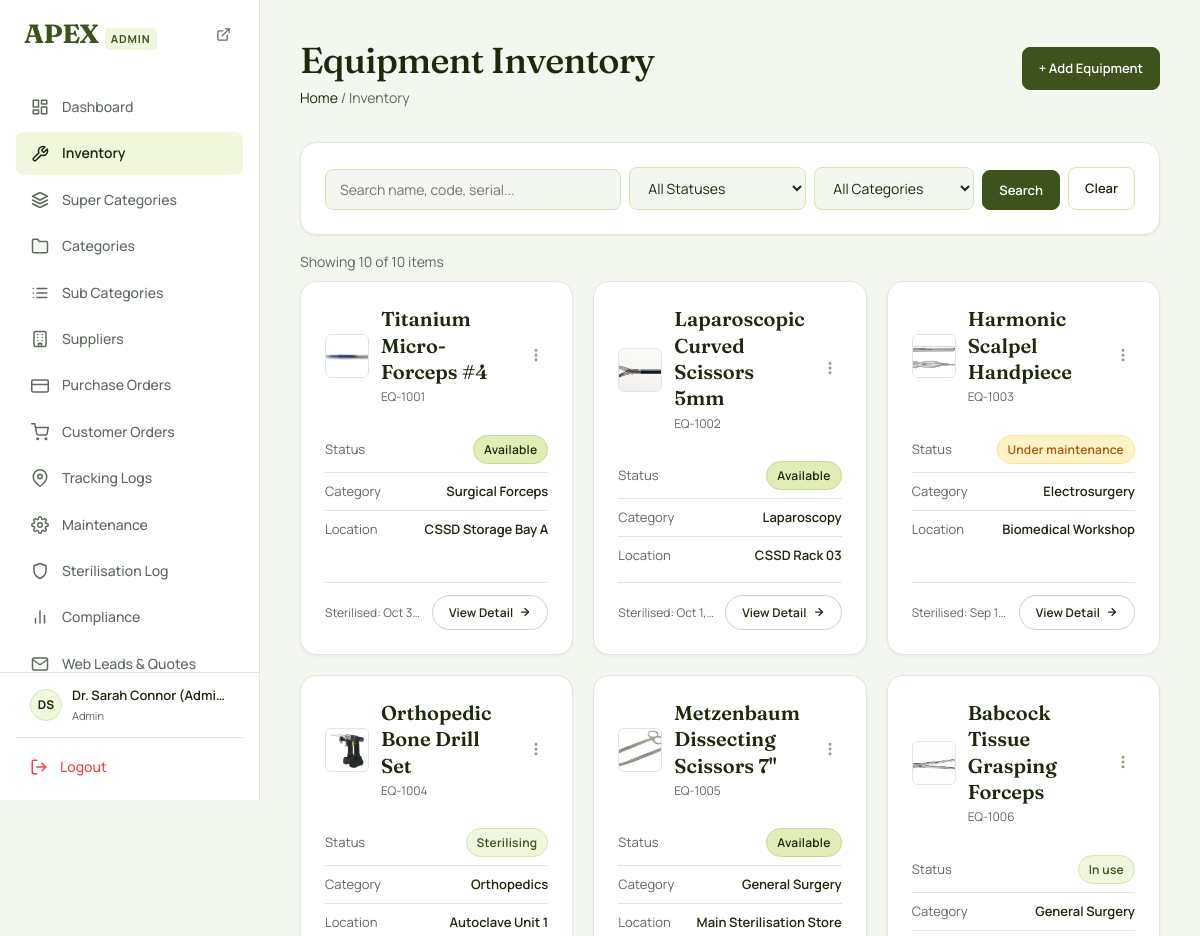
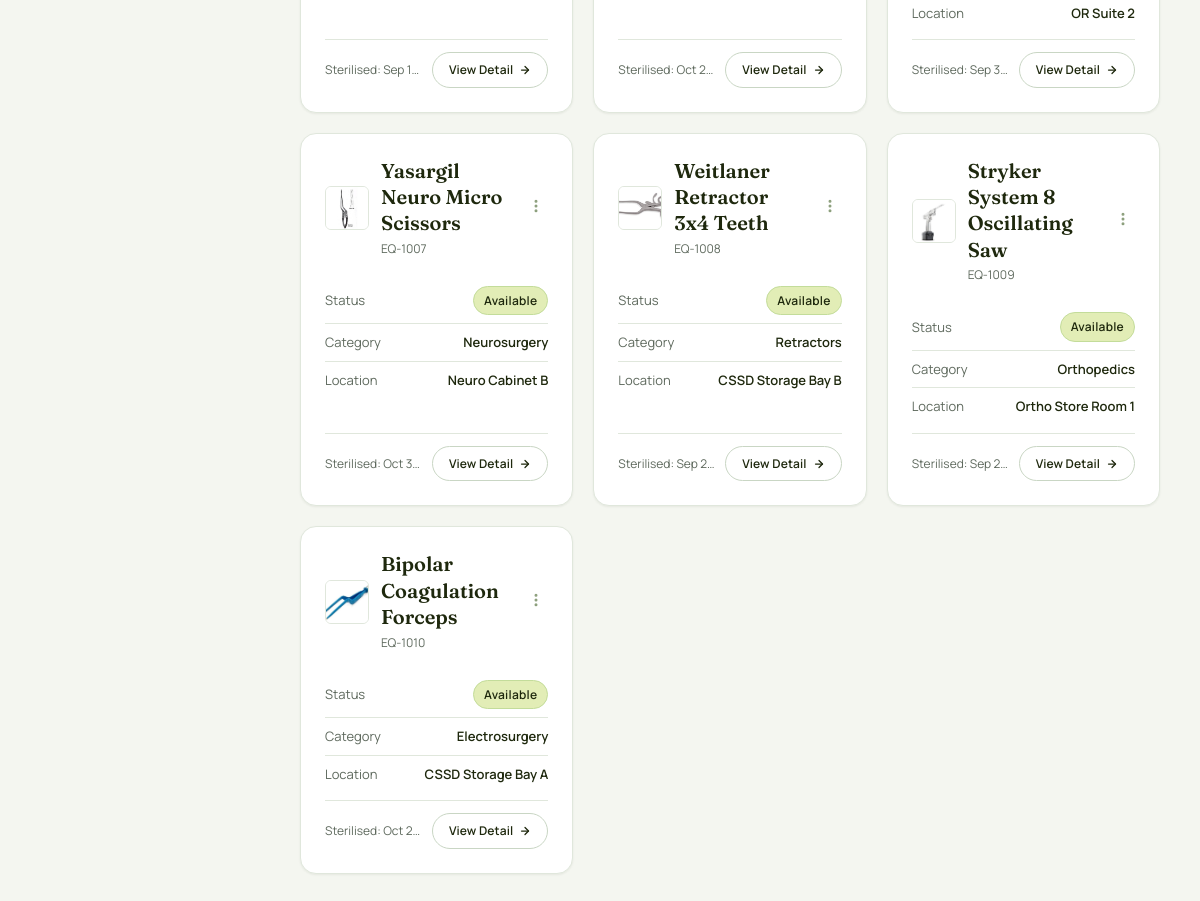
Page /equipment/inventory-list.php (signed in) on the committed database (2 pictures, top to bottom).
### tables this page shows
CREATE TABLE `equipment_inventory` (
  `id` INT AUTO_INCREMENT PRIMARY KEY,
  `equipment_code` VARCHAR(50) NOT NULL UNIQUE,
  `name` VARCHAR(150) NOT NULL,
  `category` VARCHAR(100) NOT NULL,
  `super_category_id` INT DEFAULT NULL,
  `category_id` INT DEFAULT NULL,
  `sub_category_id` INT DEFAULT NULL,
  `status` ENUM('available', 'in_use', 'under_maintenance', 'sterilising', 'retired') NOT NULL DEFAULT 'available',
  `current_location` VARCHAR(150) DEFAULT 'Main Store',
  `last_sterilised_at` DATETIME DEFAULT NULL,
  `purchase_date` DATE DEFAULT NULL,
  `warranty_expiry` DATE DEFAULT NULL,
  `serial_number` VARCHAR(100) DEFAULT NULL,
  `supplier_id` INT DEFAULT NULL,
  `purchase_id` INT DEFAULT NULL,
  `notes` TEXT DEFAULT NULL,
  `created_at` DATETIME DEFAULT CURRENT_TIMESTAMP,
  `updated_at` DATETIME DEFAULT CURRENT_TIMESTAMP ON UPDATE CURRENT_TIMESTAMP,
  CONSTRAINT `fk_equip_supplier` FOREIGN KEY (`supplier_id`) REFERENCES `suppliers`(`id`) ON DELETE SET NULL,
  CONSTRAINT `fk_equip_purchase` FOREIGN KEY (`purchase_id`) REFERENCES `purchases`(`id`) ON DELETE SET NULL,
  CONSTRAINT `fk_equip_super_cat` FOREIGN KEY (`super_category_id`) REFERENCES `super_categories`(`id`) ON DELETE SET NULL,
  CONSTRAINT `fk_equip_cat` FOREIGN KEY (`category_id`) REFERENCES `categories`(`id`) ON DELETE SET NULL,
  CONSTRAINT `fk_equip_subcat` FOREIGN KEY (`sub_category_id`) REFERENCES `sub_categories`(`id`) ON DELETE SET NULL
);

### includes/product-helpers.php (called while the page is built, shortened)
<?php
if (!function_exists('get_product_image_url')) {
    function get_product_image_url($category = '', $name = '', $sku = '', $notes = '') {
        $photosDir = __DIR__ . '/../assets/images/photos';
        if (!empty($name) && is_dir($photosDir)) {
            foreach (['jpg', 'jpeg', 'png', 'webp'] as $ext) {
                $candidate = $name . '.' . $ext;
                if (file_exists($photosDir . '/' . $candidate)) {
                    return '/surgical_equipment/assets/images/photos/' . rawurlencode($candidate);
                }
            }
            $cleanName = str_replace(['"', "'"], '', $name);
            foreach (['jpg', 'jpeg', 'png', 'webp'] as $ext) {
                $candidate = $cleanName . '.' . $ext;
                if (file_exists($photosDir . '/' . $candidate)) {
                    return '/surgical_equipment/assets/images/photos/' . rawurlencode($candidate);
                }
            }
        }
        return '/surgical_equipment/assets/images/products/default-product.jpg';
    }
}

### equipment/inventory-list.php (the view, shortened to what this page needs)
<?php
require_once __DIR__ . '/../includes/product-helpers.php';
$page    = max(1, (int) ($_GET['page'] ?? 1));
$perPage = 15;
$offset  = ($page - 1) * $perPage;
$search       = trim($_GET['search'] ?? '');
try {
    $pdo = getDbConnection();
    $where  = [];
    $params = [];
    $whereClause = count($where) ? 'WHERE ' . implode(' AND ', $where) : '';
    $countStmt = $pdo->prepare("SELECT COUNT(*) AS c FROM equipment_inventory $whereClause");
    $countStmt->execute($params);
    $totalRows  = (int) $countStmt->fetch()['c'];
    $dataStmt = $pdo->prepare("SELECT * FROM equipment_inventory $whereClause ORDER BY equipment_code ASC LIMIT :lim OFFSET :off");
    $dataStmt->bindValue(':lim', $perPage, PDO::PARAM_INT);
    $dataStmt->bindValue(':off', $offset,  PDO::PARAM_INT);
    $dataStmt->execute();
    $items = $dataStmt->fetchAll();
} catch (PDOException $e) {
    error_log($e->getMessage());
    $items = []; $totalRows = 0; $totalPages = 1; $categories = [];
}
require_once __DIR__ . '/../includes/header.php';
require_once __DIR__ . '/../includes/sidebar.php';
?>
<main class="main-content">
    <div class="page-header">
        <div>
            <h1 class="page-title">Equipment Inventory</h1>
            <p class="page-breadcrumb"><a href="/surgical_equipment/dashboard.php">Home</a> / Inventory</p>
        </div>
        <?php if ($role === 'admin'): ?>
            <a href="/surgical_equipment/equipment/add-equipment.php" class="btn btn-primary">+ Add Equipment</a>
        <?php endif; ?>
    </div>
    <div class="card mb-4">
        <form method="get" class="flex gap-2" style="flex-wrap:wrap; align-items:flex-end;">
            <div style="flex:2; min-width:180px;">
                <input type="text" name="search" class="form-control" placeholder="Search name, code, serial..."
                       value="<?= htmlspecialchars($search, ENT_QUOTES, 'UTF-8') ?>">
            </div>
            <div style="min-width:160px;">
                <select name="status" class="form-control">
                    <option value="">All Statuses</option>
                </select>
            </div>
            <div style="min-width:160px;">
                <select name="category" class="form-control">
                    <option value="">All Categories</option>
                </select>
            </div>
            <button type="submit" class="btn btn-primary">Search</button>
            <a href="/surgical_equipment/equipment/inventory-list.php" class="btn btn-secondary">Clear</a>
        </form>
    </div>
    <div class="flex flex-between mb-2">
        <span class="text-muted" style="font-size:var(--font-size-sm);">
            Showing <?= count($items) ?> of <?= number_format($totalRows) ?> items
        </span>
    </div>
    <div class="card-grid mb-4">
        <?php if (count($items) > 0): ?>
            <?php foreach ($items as $item):
                $itemImg = get_product_image_url($item['category'] ?? '', $item['name'], $item['equipment_code'], $item['notes'] ?? '');
            ?>
                <div class="session-card">
                    <div class="session-card-header" style="display:flex; align-items:center; gap:12px;">
                        <img src="<?= htmlspecialchars($itemImg) ?>" alt="<?= htmlspecialchars($item['name'], ENT_QUOTES, 'UTF-8') ?>" style="width:44px; height:44px; object-fit:cover; border-radius:var(--radius-sm); border:1px solid var(--color-border); flex-shrink:0;">
                        <div style="min-width:0; flex:1;">
                            <span class="session-card-title"><?= htmlspecialchars($item['name'], ENT_QUOTES, 'UTF-8') ?></span>
                            <span style="display:block; font-size:0.75rem; color:var(--color-text-muted); margin-top:2px; font-family:var(--font-sans);"><?= htmlspecialchars($item['equipment_code'], ENT_QUOTES, 'UTF-8') ?></span>
                        </div>
                        <div style="position:relative; flex-shrink:0;">
                            <button class="session-card-menu-btn"
                                style="background:none; border:none; cursor:pointer; color:var(--color-text-subtle); padding:4px; border-radius:var(--radius-sm); transition:var(--transition);">
                                <svg width="16" height="16" viewBox="0 0 24 24" fill="none" stroke="currentColor" stroke-width="2.5" stroke-linecap="round" stroke-linejoin="round">
                                    <circle cx="12" cy="5" r="1"></circle><circle cx="12" cy="12" r="1"></circle><circle cx="12" cy="19" r="1"></circle>
                                </svg>
                            </button>
                        </div>
                    </div>
                    <div style="flex:1;">
                        <div class="session-card-row">
                            <span class="session-card-label">Status</span>
                            <span class="session-card-value">
                                <span class="status-badge status-<?= htmlspecialchars($item['status'], ENT_QUOTES, 'UTF-8') ?>">
                                    <?= htmlspecialchars(ucfirst(str_replace('_', ' ', $item['status'])), ENT_QUOTES, 'UTF-8') ?>
                                </span>
                            </span>
                        </div>
                        <div class="session-card-row">
                            <span class="session-card-label">Category</span>
                            <span class="session-card-value"><?= htmlspecialchars($item['category'] ?? '—', ENT_QUOTES, 'UTF-8') ?></span>
                        </div>
                        <div class="session-card-row">
                            <span class="session-card-label">Location</span>
                            <span class="session-card-value"><?= htmlspecialchars($item['current_location'] ?? '—', ENT_QUOTES, 'UTF-8') ?></span>
                        </div>
                    </div>
                    <div class="session-card-footer">
                        <span class="session-card-date">
                            Sterilised: <?= !empty($item['last_sterilised_at']) ? date('M j, Y', strtotime($item['last_sterilised_at'])) : 'Never' ?>
                        </span>
                        <a href="/surgical_equipment/equipment/equipment-details.php?id=<?= (int)$item['id'] ?>" class="btn-session-action">
                            <span>View Detail</span>
                            <svg width="12" height="12" viewBox="0 0 24 24" fill="none" stroke="currentColor" stroke-width="2.5" stroke-linecap="round" stroke-linejoin="round"><line x1="5" y1="12" x2="19" y2="12"></line><polyline points="12 5 19 12 12 19"></polyline></svg>
                        </a>
                    </div>
                </div>
            <?php endforeach; ?>
        <?php else: ?>
            <div class="card w-full text-center" style="grid-column:1/-1; padding:48px 0; color:var(--color-text-muted);">
                No equipment found matching your filters.
            </div>
        <?php endif; ?>
    </div>
</main>
<?php require_once __DIR__ . '/../includes/footer.php'; ?>

### rows in the picture
equipment_inventory: category+name+equipment_code (picture), name "Titanium Micro-Forceps #4", equipment_code "EQ-1001", status "Available", category "Surgical Forceps", current_location "CSSD Storage Bay A", last_sterilised_at "Oct 3…"
equipment_inventory: category+name+equipment_code (picture), name "Laparoscopic Curved Scissors 5mm", equipment_code "EQ-1002", status "Available", category "Laparoscopy", current_location "CSSD Rack 03", last_sterilised_at "Oct 1,…"
equipment_inventory: category+name+equipment_code (picture), name "Harmonic Scalpel Handpiece", equipment_code "EQ-1003", status "Under maintenance", category "Electrosurgery", current_location "Biomedical Workshop", last_sterilised_at "Sep 1…"
equipment_inventory: category+name+equipment_code (picture), name "Orthopedic Bone Drill Set", equipment_code "EQ-1004", status "Sterilising", category "Orthopedics", current_location "Autoclave Unit 1", last_sterilised_at "Sep 1…"
equipment_inventory: shows a picture, name "Metzenbaum Dissecting Scissors 7\"", equipment_code "EQ-1005", status "Available", category "General Surgery", current_location "Main Sterilisation Store", last_sterilised_at "Oct 2…"
equipment_inventory: category+name+equipment_code (picture), name "Babcock Tissue Grasping Forceps", equipment_code "EQ-1006", status "In use", category "General Surgery", current_location "OR Suite 2", last_sterilised_at "Sep 3…"
equipment_inventory: category+name+equipment_code (picture), name "Yasargil Neuro Micro Scissors", equipment_code "EQ-1007", status "Available", category "Neurosurgery", current_location "Neuro Cabinet B", last_sterilised_at "Oct 3…"
equipment_inventory: category+name+equipment_code (picture), name "Weitlaner Retractor 3x4 Teeth", equipment_code "EQ-1008", status "Available", category "Retractors", current_location "CSSD Storage Bay B", last_sterilised_at "Sep 2…"
equipment_inventory: category+name+equipment_code (picture), name "Stryker System 8 Oscillating Saw", equipment_code "EQ-1009", status "Available", category "Orthopedics", current_location "Ortho Store Room 1", last_sterilised_at "Sep 2…"
equipment_inventory: category+name+equipment_code (picture), name "Bipolar Coagulation Forceps", equipment_code "EQ-1010", status "Available", category "Electrosurgery", current_location "CSSD Storage Bay A", last_sterilised_at "Oct 2…"

### other values in the picture
$menuItem['label'] "Dashboard"
$menuItem['label'] "Inventory"
$menuItem['label'] "Super Categories"
$menuItem['label'] "Categories"
$menuItem['label'] "Sub Categories"
$menuItem['label'] "Suppliers"
$menuItem['label'] "Purchase Orders"
$menuItem['label'] "Customer Orders"
$menuItem['label'] "Tracking Logs"
$menuItem['label'] "Maintenance"
$menuItem['label'] "Sterilisation Log"
$menuItem['label'] "Compliance"
$menuItem['label'] "Web Leads & Quotes"
$initials "DS"
$fullName "Dr. Sarah Connor (Admin)"
